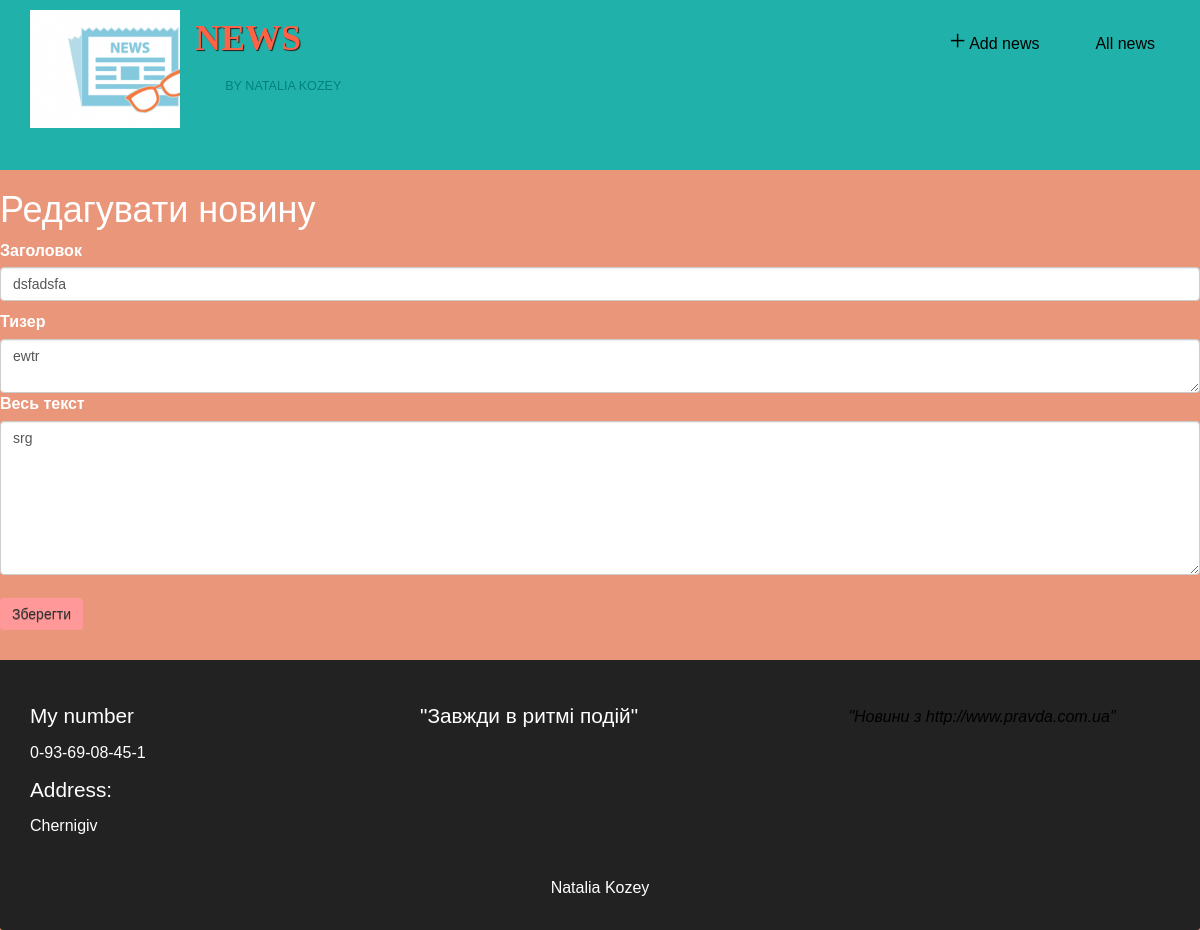
Page /edit.php on the committed database.
### tables this page shows
CREATE TABLE IF NOT EXISTS `News` (
  `id` int(10) unsigned NOT NULL AUTO_INCREMENT,
  `title` varchar(200) NOT NULL,
  `category` set('Політика','Наука','Культура','Релігія','Економіка') NOT NULL,
  `date` datetime NOT NULL,
  `aticle` text NOT NULL,
  `status` set('published','not published','','') NOT NULL,
  `tizer` text NOT NULL,
  PRIMARY KEY (`id`),
  UNIQUE KEY `id` (`id`)
);

### edit.php (the view, shortened to what this page needs)
<!DOCTYPE html >
<html>
  <head>
      <link rel="stylesheet" href="css/bootstrap.min.css">
      <link rel="stylesheet" href="css/my_style.css">
  </head>
	<body>
		<?php include('header.php')  ?>
	    	<h1> Редагувати новину</h1>
			<?php
			$id = $_GET['id'];
			$result = mysql_query(" SELECT * FROM News WHERE id='$id'
			");
			$row = mysql_fetch_array($result);
			?>
	<form method="post" action="edit.php?id=<?php echo $id; ?>">
	  <div class="form-group">
	    <label for="tittle">Заголовок</label>
	    <input name="title" class="form-control" id="Title" placeholder="Title" value="<?php echo $row['title']; ?>" />
	  <label for="tizer">Тизер</label>
	    <textarea class="form-control" rows="2" name='tizer' ><?php echo $row['tizer']; ?></textarea>
	    <label for="allText">Весь текст</label>
	    <textarea class="form-control" rows="7" name='aticle'><?php echo $row['aticle']; ?></textarea>
	    <br>
	  <button type="submit" name="save" class="btn btn-default">Зберегти</button>
	  </div>
	</form>
		<?php include('footer.php')  ?>
	</body>
</html>

### css/my_style.css (style rules this page uses)
body { font-size: 16px; color: #fff; background-color: #E9967A; font-family: 'Oxygen', sans-serif; padding: 0 0 0 0 ; }
input { height: 44px; font-size: 16px; width: 100%; margin-bottom: 10px; -webkit-appearance: none; background: #fff; border: 1px solid #d9d9d9; border-top: 1px solid #c0c0c0; color: #000000; padding: 0 8px; box-sizing: border-box; -moz-box-sizing: border-box; }
.btn { border: 0px; text-shadow: 0 1px rgba(0,0,0,0.3); background-color: #ff9999; }

### rows in the picture
news: title "dsfadsfa", tizer "ewtr", aticle "srg"
